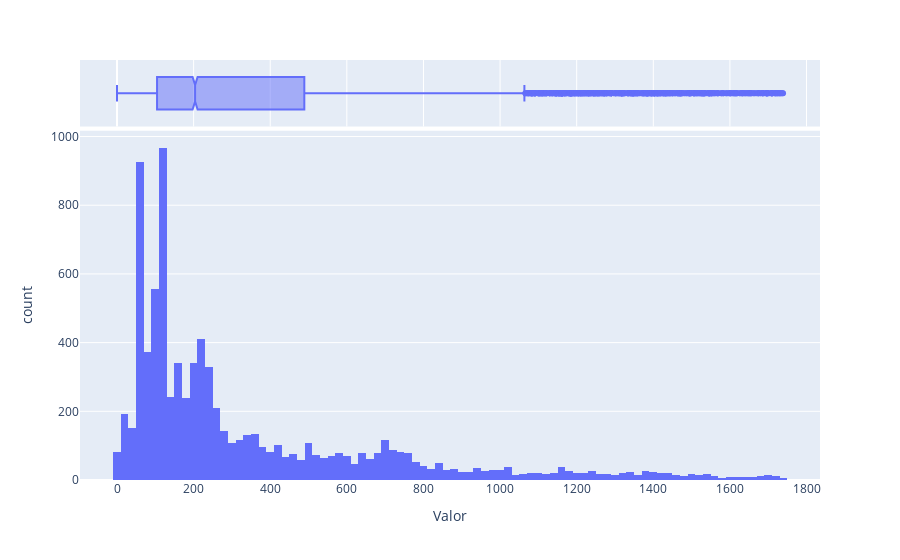

Here is the notebook cell this chart was saved with:
### Code cell
fig = px.histogram(df_am_outlier, x='Valor', marginal='box')
fig

### Figure 1 — Plotly figure (JSON) as saved in the notebook; plotly's stock layout.template omitted (floating-point values rounded to 4 significant figures; data arrays with more than 128 entries replaced by an {"elided": "..."} marker saying what was removed)
{"data": [{"alignmentgroup": "True", "bingroup": "x", "hovertemplate": "Valor=%{x}<br>count=%{y}<extra></extra>", "legendgroup": "", "marker": {"color": "#636efa", "pattern": {"shape": ""}}, "name": "", "offsetgroup": "", "orientation": "v", "showlegend": false, "type": "histogram", "x": {"elided": "8616 float values"}, "xaxis": "x", "yaxis": "y"}, {"alignmentgroup": "True", "hovertemplate": "Valor=%{x}<extra></extra>", "legendgroup": "", "marker": {"color": "#636efa"}, "name": "", "notched": true, "offsetgroup": "", "showlegend": false, "type": "box", "x": {"elided": "8616 float values"}, "xaxis": "x2", "yaxis": "y2"}], "layout": {"barmode": "relative", "legend": {"tracegroupgap": 0}, "margin": {"t": 60}, "xaxis": {"anchor": "y", "domain": [0, 1], "title": {"text": "Valor"}}, "xaxis2": {"anchor": "y2", "domain": [0, 1], "matches": "x", "showgrid": true, "showticklabels": false}, "yaxis": {"anchor": "x", "domain": [0, 0.8316], "title": {"text": "count"}}, "yaxis2": {"anchor": "x2", "domain": [0.8416, 1], "matches": "y2", "showgrid": false, "showline": false, "showticklabels": false, "ticks": ""}}}
